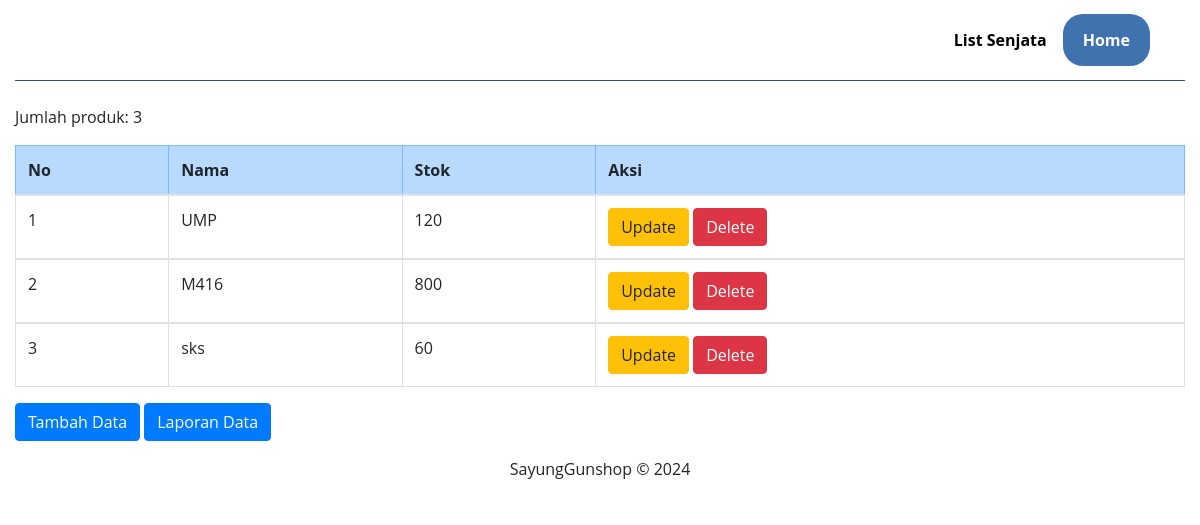
The page /bdt_crud/part/halaman.php on the database its author committed.
### tables this page shows
CREATE TABLE `produk` (
  `id` int(11) NOT NULL,
  `nama` varchar(26) NOT NULL,
  `stok` int(4) DEFAULT NULL,
  `timestamp` timestamp NOT NULL DEFAULT current_timestamp()
);

### bdt_crud/part/halaman.php (the view, shortened to what this page needs)
<!DOCTYPE html>
    <html lang="en">
    <head>
        <link rel="stylesheet" href="https://cdn.jsdelivr.net/npm/bootstrap@4.6.1/dist/css/bootstrap.min.css"
>
        <link rel="stylesheet" href="../css/style.css">
    </head>
    <body class="container-fluid">
        <header>
        <nav>
        <div class="wrapper">
            <div class="menu">
                <ul>
                    <li><a href="guns.php">List Senjata</a></li>
                    <li><a href="../index.php" class="tbl-biru">Home</a></li>
                </ul>
            </div>
        </div>
    </nav>
        </header>
            <tr class="table-danger">
                <br>
                <thead>
                    <tr>
                        <table class="my-3 table table-bordered">
                            <tr class="table-primary">
                                <th>No</th>
                                <th>Nama</th>
                                <th>Stok</th>
                                <th colspan='2'>Aksi</th>
                            </tr>
                </thead>
                <?php
                include "../koneksi.php";
                $sql = "select * from produk order by id desc";
                $hasil = mysqli_query($koneksi, $sql);
                $no = 0;
                while ($data = mysqli_fetch_assoc($hasil)) {
                    $no++;
                    ?>
                    <tbody>
                        <tr>
                            <td>
                                <?php echo $no; ?>
                            </td>
                            <td>
                                <?php echo $data["nama"]; ?>
                            </td>
                            <td>
                                <?php echo $data["stok"]; ?>
                            </td>
                            <td>
                                <a href="../crud/update.php?id=<?php echo htmlspecialchars($data['id']); ?>" class="btn btn-warning"
                                    role="button">Update</a>
                                <a href="<?php echo htmlspecialchars($_SERVER["PHP_SELF"]); ?>?id=<?php echo $data['id']; ?>"class="btn btn-danger" role="button">Delete</a>
                            </td>
                        </tr>
                    </tbody>
                    <?php
                }
                ?>
                <a href="../crud/create.php" class="btn btn-primary" role="button">Tambah Data</a>
                <a href="laporan.php" class="btn btn-primary" role="button">Laporan Data</a>
                <footer class="bg-light">
                    <div class="text-center p-3" style="background:#FFFFFF" ;>
                        SayungGunshop &copy; 2024
                    </div>
                </footer>
    </body>
    </html>

### bdt_crud/css/style.css (style rules this page uses)
* { text-decoration: none; margin: 0px; padding: 0px; }
body { margin: 0px; padding: 0px; font-family: 'Open Sans',sans-serif; }
.wrapper { width: 1100px; margin: auto; position: relative; }
.menu { float: right; }
nav { width: 100%; margin: auto; display: flex; line-height: 80px; position: sticky; position: -webkit-sticky; top: 0; background: #FFFFFF; z-index: 1; border-bottom:1px solid #364f6b; }
nav ul { list-style-type: none; margin: 0; padding: 0; overflow: hidden; }
nav ul li { float: left; }
nav ul li a { color: black; font-weight: bold; text-align: center; padding: 0px 16px 0px 16px; text-decoration: none; }
a.tbl-biru { background: #3f72af; border-radius: 20px; margin-top: 20px; padding: 15px 20px 15px 20px; color: #FFFFFF; cursor: pointer; font-weight: bold; }

### rows shown on the page
produk: nama "UMP", stok "120"
produk: nama "M416", stok "800"
produk: nama "sks", stok "60"
